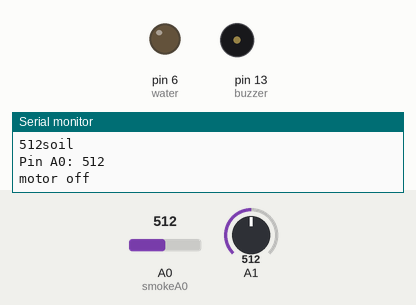
Recording of a sketch running on a simulated Arduino Uno, built with avr-gcc and run on an emulated ATmega328P. Shown: output pins drawn as LEDs (lit = HIGH), buzzer (waves = sounding, pin HIGH), the last lines printed to the serial monitor. Inputs (shaded band) come from the test bench; at power-on: A1 = 512, A0 (smokeA0) = 512.

Above: at 2.0 s.
2.1 s: A1 set to 482
At 4.5 s:
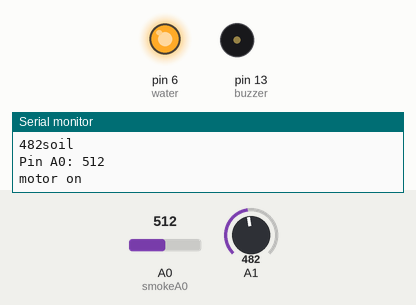
5.6 s: A0 (smokeA0) set to 311
9.1 s: A0 (smokeA0) set to 291
At 9.6 s:
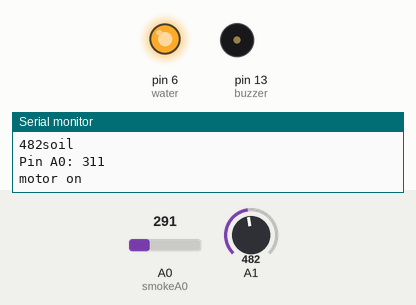
10.8 s: A0 (smokeA0) set to 306
At 12.2 s:
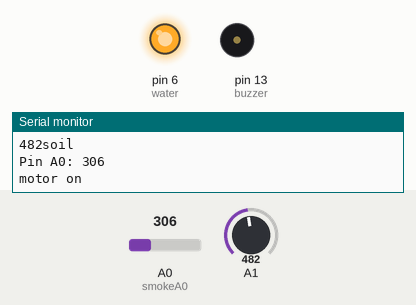
15.3 s: A0 (smokeA0) set to 290
At 16.2 s:
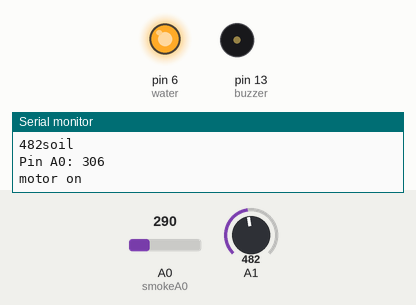
Timing chart, 0 to 18.0 s (numbered marks = the images above; inputs shaded):
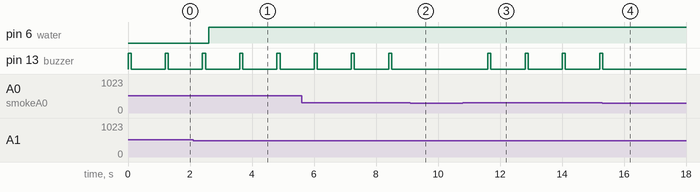

Measured:
- the behaviour switches between 500 and 499 on A1 (found by bisection; images 0 and 1)
- the behaviour switches between 301 and 300 on A0 (smokeA0) (found by bisection; images 1 and 2)
- after the input at 2.1 s, pin 6 (water): LOW → HIGH after 0.50 s
- after the input at 9.1 s, pin 13 (buzzer): stays LOW (without the input it goes to HIGH after 0.51 s)
- after the input at 10.8 s, pin 13 (buzzer): alternates HIGH for 0.10 s and LOW for 1.1 s, starting after 0.81 s
- after the input at 15.3 s, pin 13 (buzzer): goes on until 15.3 s, then stays LOW
- by itself, pin 13 (buzzer): alternates HIGH for 0.10 s and LOW for 1.1 s

The sketch:

soil-smoke.ino
```cpp
int smokeA0 = A0;
int buzzer = 13;
const int water=6;
void setup() {
  // initialize serial communication at 9600 bits per second:
  Serial.begin(9600);
  pinMode(buzzer,HIGH);
  pinMode(water,OUTPUT);
  digitalWrite(buzzer,LOW);
}
// the loop routine runs over and over again forever:
void loop() {
  // read the input on analog pin 0:
  int sensorValue = analogRead(A1);
  // print out the value you read:
  Serial.print(sensorValue);Serial.print("soil");
  Serial.println();
    int analogSensor = analogRead(smokeA0);
  Serial.print("Pin A0: ");Serial.print(analogSensor);
  Serial.println();
  if(analogSensor>300)
  {
    digitalWrite(buzzer,HIGH);
    delay(100);
    digitalWrite(buzzer,LOW);
    delay(100);
  }
  else
  {
    digitalWrite(buzzer,LOW);
  }
  if(sensorValue<500)
  {
    Serial.println("motor on");
     digitalWrite(water,HIGH);
  }
  else{
    Serial.println("motor off");
     digitalWrite(water,LOW);
  }
  delay(1000);        // delay in between reads for stability
}
```
